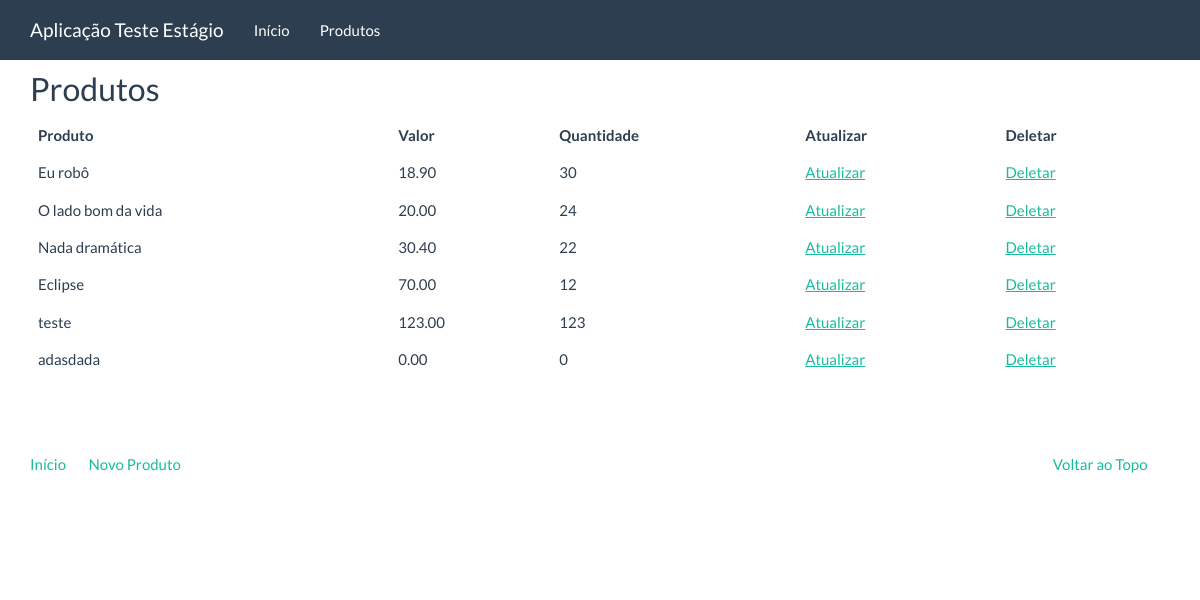
The app's page /list_products/all with its own data.
### core/models.py (models this page shows)
class Product(models.Model):
	name = models.CharField(max_length = 80, verbose_name = 'Nome do Produto')
	price = models.DecimalField(max_digits = 30, decimal_places = 2, default = 0, verbose_name = 'Preço')
	quantity = models.IntegerField(default = 0, verbose_name = 'Quantidade')
	category = models.ForeignKey('Category', related_name = 'products', null = True, on_delete = models.SET_NULL)

### core/views.py (the view)
# urls.py: path('list_products/all', ProductListView.as_view(), name='products_all'),
class ProductListView(generic.CreateView):
	def get(self, request):
		products = Product.objects.all()
		return render(request, "products/product_list.html", {'products':products})

### core/templates/products/product_list.html (shortened to what this page needs)
{% extends "../core/base.html" %}
{%load bootstrap%}
{% block container %}
<h2>Produtos</h2>
<table class="table table-hover">
  <thead>
    <tr>
      <th scope="col">Produto</th>
      <th scope="col">Valor</th>
      <th scope="col">Quantidade</th>
      <th scope="col">Atualizar</th>
      <th scope="col">Deletar</th>
    </tr>
  </thead>
  <tbody>
  	{% for product in products %}
    <tr>
        <td>{{product.name}}</td>
        <td>{{product.price}}</td>
        <td>{{product.quantity}}</td>
        <td><a href="{% url 'core:update_product' pk=product.pk %}">Atualizar</a></td>
        <td><a href="{% url 'core:delete_product' pk=product.pk %}">Deletar</a></td>
    </tr>
    {% endfor %}
  </tbody>
</table>
{% endblock %}

### core/templates/core/base.html (shortened to what this page needs)
<!DOCTYPE html>
{% load static%}
<html lang="pt-br">
<head>
	<link rel="stylesheet" href="{% static 'assets/bootstrap.min.css' %}" media="screen" />
	<link rel="stylesheet" href="{% static 'assets/custom.min.css' %}" media="screen" />
</head>
<body>
    <div class="navbar navbar-default navbar-fixed-top">
      <div class="container">
        <div class="navbar-header">
          <a href="" class="navbar-brand">Aplicação Teste Estágio</a>
        </div>
        <div class="navbar-collapse collapse" id="navbar-main">
          <ul class="nav navbar-nav">
            <li>
              <a href="{% url 'core:home' %}">Início</a>
            </li>
            <li>
              <a href="{% url 'core:products_all' %}">Produtos</a>
            </li>
          </ul>
        </div>
      </div>
    </div>
    <div class="container">
		{% block container %}
    {% endblock %}
		<footer>
			<div class="row">
			  <div class="col-lg-12">
			    <ul class="list-unstyled">
			      <li class="pull-right"><a href="#top">Voltar ao Topo</a></li>
			      <li><a href="{% url 'core:home' %}">Início</a></li>
			      <li><a href="{% url 'core:new_product' %}">Novo Produto</a></li>
			    </ul>
			  </div>
			</div>
		</footer>
	</div>
</body>
</html>

### records on screen
Product: name "Eu robô", price "18.90", quantity "30"
Product: name "O lado bom da vida", price "20.00", quantity "24"
Product: name "Nada dramática", price "30.40", quantity "22"
Product: name "Eclipse", price "70.00", quantity "12"
Product: name "teste", price "123.00", quantity "123"
Product: name "adasdada", price "0.00", quantity "0"
